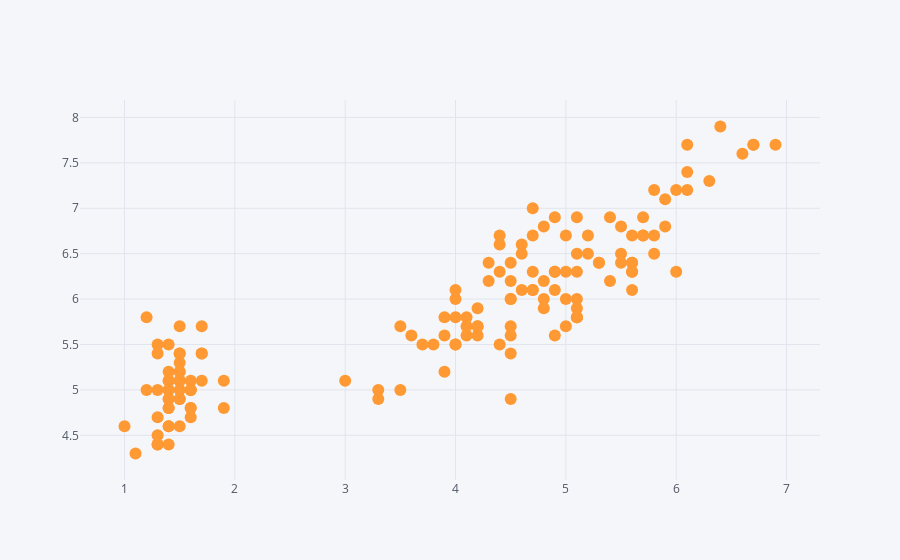

Here is the notebook cell this chart was saved with:
### Code cell
df.iplot(kind = 'scatter', x='petal_length', y='sepal_length', mode = 'markers')

### Figure 1 — Plotly figure (JSON) as saved in the notebook; plotly's stock layout.template omitted (floating-point values rounded to 4 significant figures; data arrays with more than 128 entries replaced by an {"elided": "..."} marker saying what was removed)
{"data": [{"line": {"color": "rgba(255, 153, 51, 1.0)", "dash": "solid", "shape": "linear", "width": 1.3}, "marker": {"size": 12, "symbol": "circle"}, "mode": "markers", "name": "sepal_length", "text": "", "type": "scatter", "x": {"elided": "150 float values"}, "y": {"elided": "150 float values"}}], "layout": {"legend": {"bgcolor": "#F5F6F9", "font": {"color": "#4D5663"}}, "paper_bgcolor": "#F5F6F9", "plot_bgcolor": "#F5F6F9", "title": {"font": {"color": "#4D5663"}}, "xaxis": {"gridcolor": "#E1E5ED", "showgrid": true, "tickfont": {"color": "#4D5663"}, "title": {"font": {"color": "#4D5663"}, "text": ""}, "zerolinecolor": "#E1E5ED"}, "yaxis": {"gridcolor": "#E1E5ED", "showgrid": true, "tickfont": {"color": "#4D5663"}, "title": {"font": {"color": "#4D5663"}, "text": ""}, "zerolinecolor": "#E1E5ED"}}}
